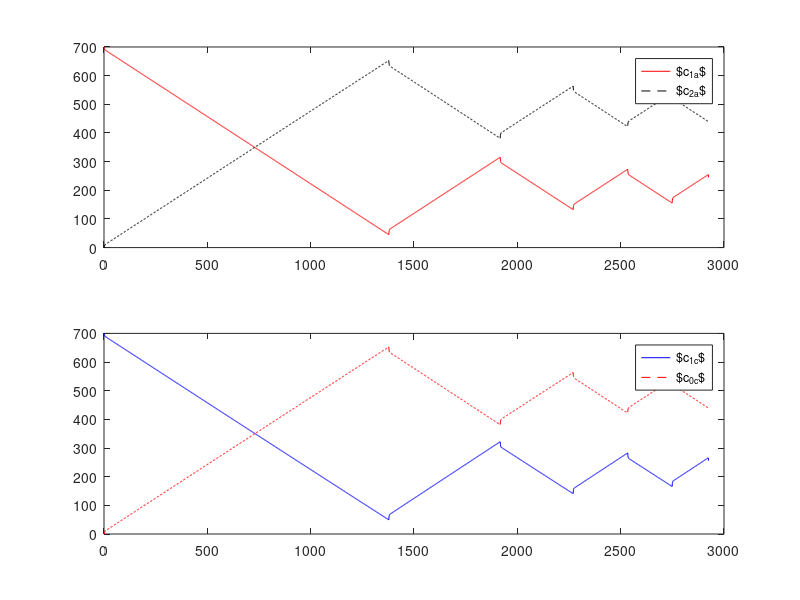
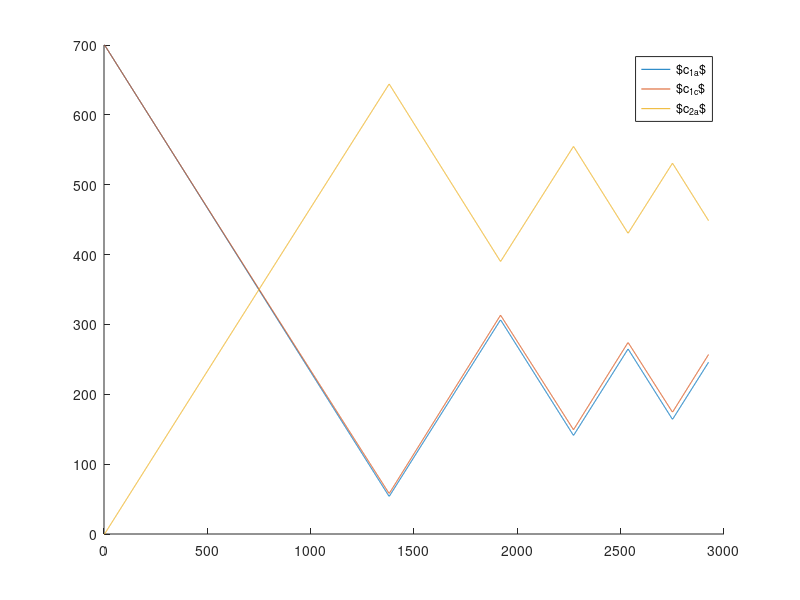
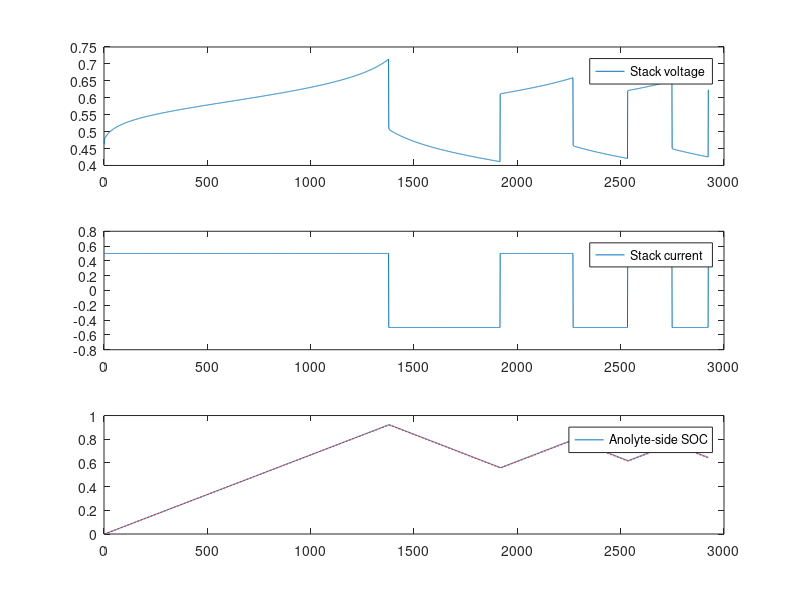

Write the MATLAB code that produced these figures, in order. (Note: this script raises an error after producing the figures.)
clear all
close all
load('WouterCellData.csv')

%%

% Semi-believable values that make pretty graphs
k = 10^-12;
E0 = 0.65;
Ri = 0.2;
a = 0.5;
kp = 7.853*10^-7;
kn = 3.456*10^-6;

% Species ordering (soluble) is c1 c1 c2
D = [0 0 0; 0 0 2*k; 0 0 -k];

currentsigns = [-1;-1;1];

% Model parameters
V_tank = 50E-6; 
V_cell = 0.0025*0.002; 
N = 1; 
F = 96845; 
R = 8.314;  
z = 1;
S = 0.0025; 
d = 5*10^-5;
dt = WouterCellData(2,3)-WouterCellData(1,3);
molarity = 700;

c_t = [molarity;molarity;0];
c_c = [molarity;molarity;0];
c0 = 0;

NumSteps = 1*3600;
Q = 5e-7;
cntr = 0;
holup = 0;
waittime = 0;
I = WouterCellData(:,2);

% State dynamics of cells and tanks
fdyn = @(x,u) [x(1:3)+dt/V_cell*(u(1)*[1 0 0; 0 1 0; 0 0 1]*(x(4:6)-x(1:3))+1/(z*F)*currentsigns*u(2)+S/d*D*x(1:3));...
    x(4:6)+dt/V_tank*(N*u(1)*[1 0 0; 0 1 0; 0 0 1]*(x(1:3)-x(4:6)))];

% Exchange current functions

jpfun = @(x,u) 1/S*(F*kp*x(3)^(1-a)*x(1)^a);
jnfun = @(x,u) 1/S*(F*kn*x(2)^(a));

% Voltages

Vpfun = @(x,u) 2*R*323.15/F*log(1/(2*jpfun(x,u)*S)*u(2)+sqrt((1/(2*jpfun(x,u)*S)*u(2))^2+1));
Vnfun = @(x,u) 2*R*323.15/F*log(1/(2*jnfun(x,u)*S)*u(2)+sqrt((1/(2*jnfun(x,u)*S)*u(2))^2+1));
Vnerfun = @(x,u) R*293.15/F*log((x(3)/x(1)+10e-12)*(1/((x(2)+10e-12))));

% Full voltage dynamics
Vfun = @(x,u) N*(E0+Vnerfun(x,u)+Vpfun(x,u)-Vnfun(x,u)+Ri*u(2));


M = 100;
n = 6;
p = 1;
% myPF = SimplePF(M,n,p,fdyn,Vfun,[c_c;c_t]);
% xp(:,1) = [c_c;c_t];

for ii = 1:length(I)
    SOC(ii) = c_t(3,ii)/(c_t(1,ii)+c_t(3,ii)); % SOC
    realSOC(ii) = c_t(3,ii)/(c_t(1,1)+c_t(3,1)); % SOC relative to initial
    
    % State dynamics
      states = [c_c(:,ii);c_t(:,ii)]; % Combine the states so they fit the function interface
      res = fdyn(states,[Q,I(ii)]); % Run function
      c_c(:,ii+1) = max(res(1:3),0);   % Split again for plotting
      c_t(:,ii+1) = max(res(4:6),0); 
    
    % Cu(0) from mass balance (in weird unit)
    c0(:,ii+1) = 2*molarity-sum(c_c(:,ii+1));
    
    states = [c_c(:,ii+1);c_t(:,ii+1)];
   
    V(ii) = Vfun(states,[Q;I(ii)]) + 0*randn(1,1);
end

%%

figure(1)
subplot(2,1,1)
plot(c_c(1,:),'r')
hold on
plot(c_c(3,:),'--k')
legend('$c_{1a}$','$c_{2a}$')
subplot(2,1,2)
plot(c_c(2,:),'b')
hold on
plot(c0,'--r')
legend('$c_{1c}$','$c_{0c}$')
hold off
figure(2)
hold on
for ii = 1:size(c_t,1)
    plot(c_t(ii,:))
end
hold off
legend('$c_{1a}$','$c_{1c}$','$c_{2a}$')
figure(4)
subplot(3,1,1)
plot(V)
hold on
% plot(real(yp),'--r')
legend('Stack voltage','Estimated stack voltage')
subplot(3,1,2)
plot(I)
legend('Stack current')
subplot(3,1,3)
plot(SOC)
hold on
plot(realSOC,'--r')
hold off
legend('Anolyte-side SOC')

states = [c_c;c_t];
figure(5)
for ii = 1:size(states,1)
nexttile
plot(states(ii,:));
hold on
% plot(real(xp(ii,:)),'--r');
hold off
legend('Real concentration','Estimated concentration')
end